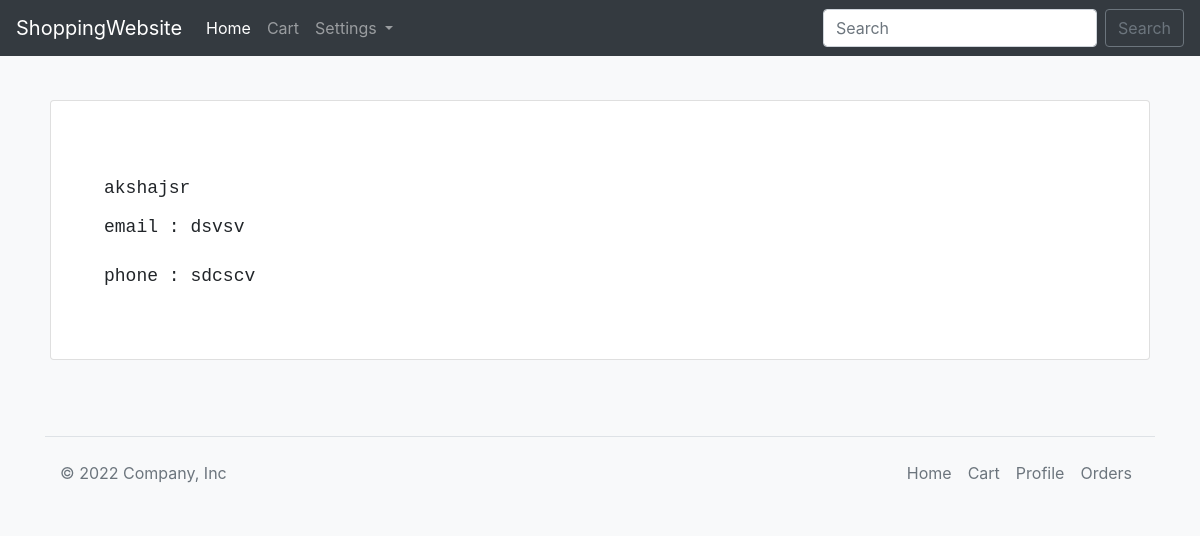
The page /profile/ (signed in) on the database as committed earlier.
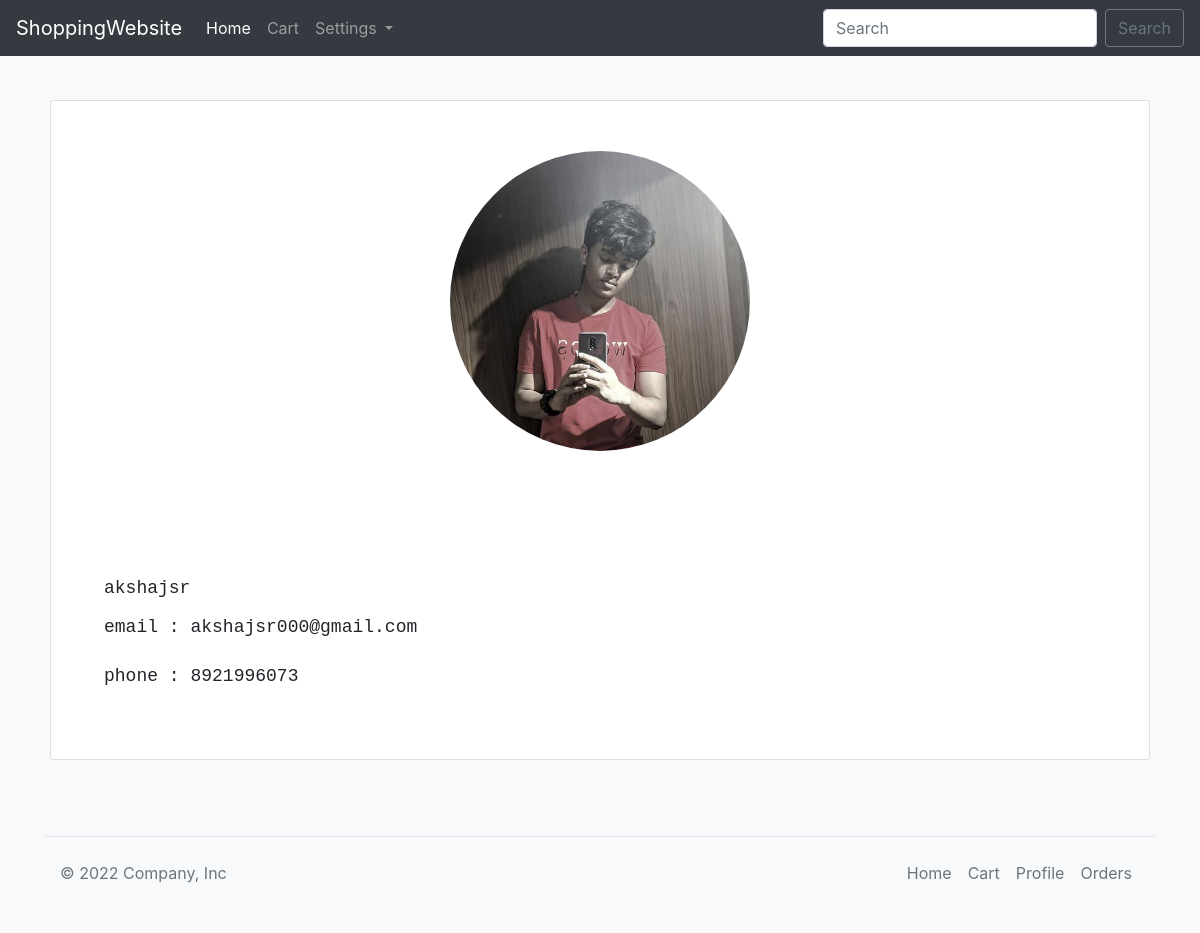
The same page on the database as committed later.
### ecom/models.py (models this page shows, shortened)
class Customer(models.Model):
    photo = models.ImageField(upload_to=settings.MEDIA_ROOT,blank=True)
    name = models.CharField(max_length=200, null=True,unique=True)
    phone = models.CharField(max_length=200, blank=True, null=True)
    email = models.EmailField(blank=True,null=True)
    date_created = models.DateTimeField(auto_now_add=True, null=True)

### ecom/views.py (the view)
# urls.py: path('profile/',views.profile,name='profile'),
def profile(request):
    if request.user.is_authenticated:
        customer = Customer.objects.get(name=str(request.user))
        context = {'customer':customer}
        return render(request,'ecom/profile.html',context)
    else:
        return redirect('login')

### ecom/templates/ecom/profile.html (shortened to what this page needs)
{% extends 'ecom/base.html' %}
{% block content %}
<br>
<div class="container" style="padding:20px;">
    <div class="card">
        {% if customer.photo %}
        <img id="profilepic" src="{{customer.photo.url}}" class="img-fluid profile-image" width="70">
        {% endif %}
            <div class="container" style="padding:50px;">
                <br>
                <h5 class="name textp" >{{customer.name}}</h5>
                {% if customer.email %}
                <p class="mail textp">email : {{ customer.email  }}</p>
                {% endif %}
                {% if customer.phone %}
                <p class="phone textp">phone : {{ customer.phone  }}</p>
                {% endif %}
            </div>
        </div>
        <div class="middle-container d-flex justify-content-between align-items-center mt-3 p-2">
        </div>
    </div>
</div>
{% endblock content %}

Rows that differ between the two databases and show on the page:
changed Customer "akshajsr": photo: picture added; email "dsvsv" → "akshajsr000@gmail.com"; phone "sdcscv" → "8921996073"
